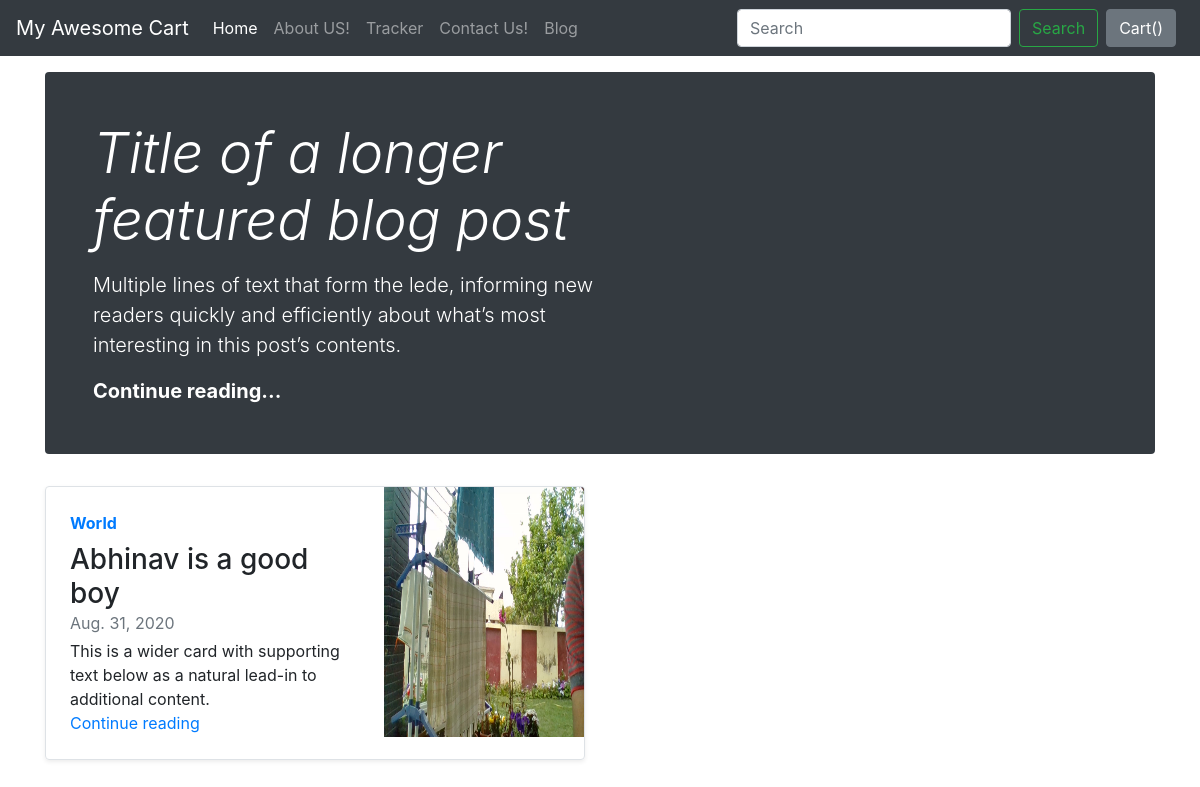
The page /blog/ on the database as committed earlier.
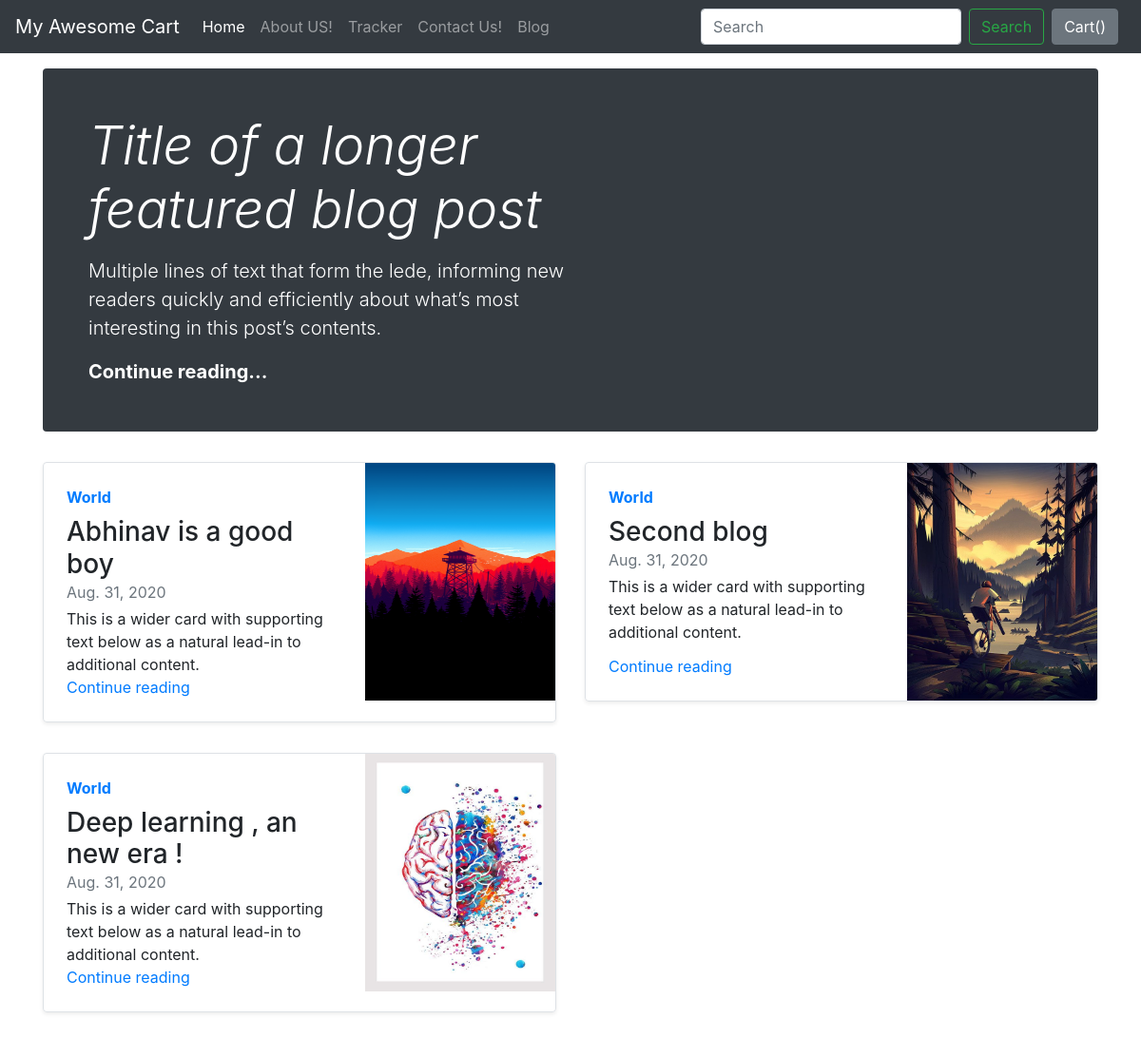
The same page on the database as committed later.
### blog/models.py (models this page shows)
class Blogpost(models.Model):
    post_id=models.AutoField(primary_key=True)
    title=models.CharField(max_length=50)
    head0=models.CharField(max_length=50)
    chead0=models.CharField(max_length=5000)
    head1=models.CharField(max_length=300)
    chead1=models.CharField(max_length=3000)
    head2=models.CharField(max_length=50)
    chead2=models.CharField(max_length=3000)
    pub_date=models.DateField()
    thumbnail=models.ImageField(upload_to="blog/images",default="")
    def __str__(self):
        return  self.title

### blog/views.py (the view)
# urls.py: path('',views.index)
def index(request):
    myposts=Blogpost.objects.all()
    print(myposts)
    return render(request,'blog/index.html',{'myposts':myposts})

### blog/templates/blog/index.html (shortened to what this page needs)
{% extends 'shop/basic.html' %}
{% block body %}
  <div class="container mt-3">
    <div class="jumbotron p-4 p-md-5 text-white rounded bg-dark">
    <div class="col-md-6 px-0">
      <h1 class="display-4 font-italic">Title of a longer featured blog post</h1>
      <p class="lead my-3">Multiple lines of text that form the lede, informing new readers quickly and efficiently about what’s most interesting in this post’s contents.</p>
      <p class="lead mb-0"><a href="" class="text-white font-weight-bold">Continue reading...</a></p>
    </div>
  </div>
    <div class="row my-2">
    {% for item in myposts %}
    <div class="col-md-6">
      <div class="row no-gutters border rounded overflow-hidden flex-md-row mb-4 shadow-sm h-md-250 position-relative">
        <div class="col p-4 d-flex flex-column position-static">
          <strong class="d-inline-block mb-2 text-primary">World</strong>
          <h3 class="mb-0">{{item.title}}</h3>
          <div class="mb-1 text-muted">{{item.pub_date}}</div>
          <p class="card-text mb-auto">This is a wider card with supporting text below as a natural lead-in to additional content.</p>
          <a href="blogpost/{{item.post_id}}" class="stretched-link">Continue reading</a>
        </div>
        <div class="col-auto d-none d-lg-block">
          <img class="bd-placeholder-img" width="200" height="250" src='/media/{{item.thumbnail}}'> </img>
        </div>
      </div>
    </div>
   {% if forloop.counter|divisibleby:2  %}
  </div>
    <div class="row my-2">
    {% endif %}
    {% endfor %}
    </div>
   {% endblock %}

### shop/templates/shop/basic.html (shortened to what this page needs)
<!doctype html>
<html lang="en">
  <head>
    <link rel="stylesheet" href="https://stackpath.bootstrapcdn.com/bootstrap/4.2.1/css/bootstrap.min.css">
  </head>
  <body>
  {% load static %}
    <nav class="navbar  navbar-expand-lg navbar-dark bg-dark">
  <a class="navbar-brand" href="/shop">My Awesome Cart</a>
  <div class="collapse navbar-collapse" id="navbarSupportedContent">
    <ul class="navbar-nav mr-auto">
      <li class="nav-item active">
        <a class="nav-link" href="/shop">Home <span class="sr-only">(current)</span></a>
      </li>
      <li class="nav-item">
        <a class="nav-link" href="/shop/about">About US!</a>
      </li>
      <li class="nav-item">
        <a class="nav-link" href="/shop/tracker">Tracker</a>
      </li>
      <li class="nav-item">
        <a class="nav-link" href="/shop/contact">Contact Us!</a>
      </li>
       <li class="nav-item">
        <a class="nav-link" href="/blog">Blog</a>
      </li>
    </ul>
    <form class="form-inline my-2 my-lg-0">
      <input class="form-control mr-sm-2" type="search" placeholder="Search" aria-label="Search">
      <button class="btn btn-outline-success my-2 my-sm-0" type="submit">Search</button>
    </form>
    <button type="button" class="btn btn-secondary mx-2" id="popcart" data-container="body" data-toggle="popover" data-placement="bottom" data-content="<h5>
Cart</h5>" data-html="true">
  Cart()
</button>
  </div>
</nav>
{% block body %}{% endblock body%}
  </body>
</html>

Rows that differ between the two databases and show on the page:
changed Blogpost "Abhinav is a good boy": thumbnail: a different picture
added Blogpost: title "Second blog", pub_date "Aug. 31, 2020", thumbnail (picture)
added Blogpost: title "Deep learning , an new era !", pub_date "Aug. 31, 2020", thumbnail (picture)
